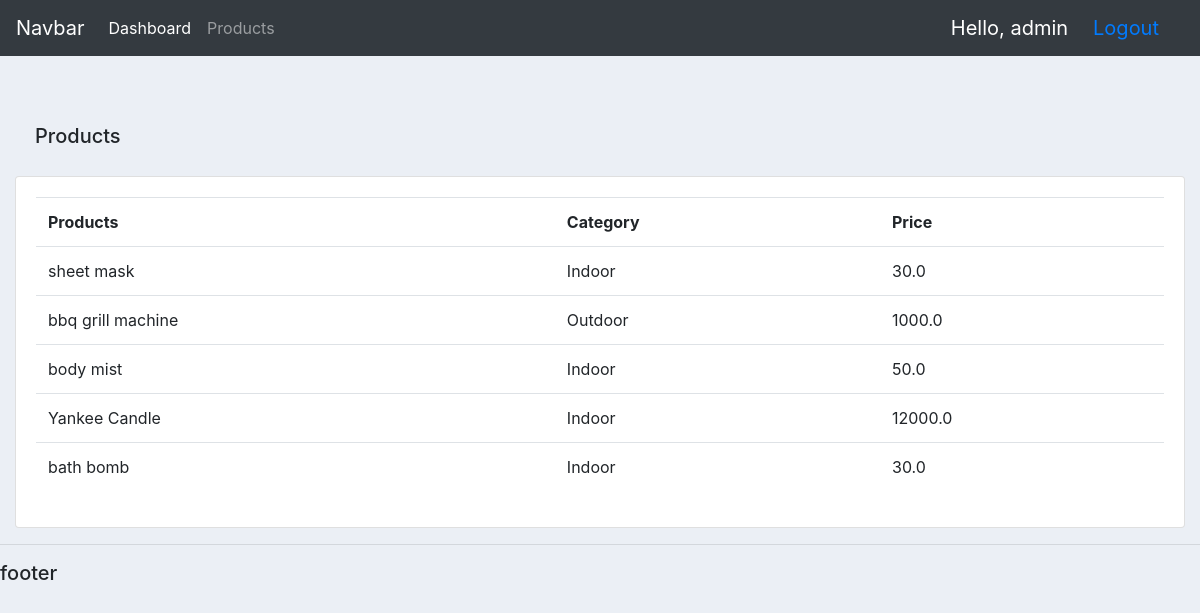
Screenshot of /products/ (signed in) with the database file from the repository.
### cus_manage_app/models.py (models this page shows, shortened)
class Product(models.Model):
    CATEGORY = (
        ('Indoor', 'Indoor'),
        ('Outdoor', 'Outdoor')
    )
    name = models.CharField(max_length=200, null=True)
    price = models.FloatField(max_length=20, null=True)
    category = models.CharField(max_length=200, null=True, choices=CATEGORY)
    description = models.CharField(max_length=200, null=True, blank=True)
    date_created = models.DateTimeField(auto_now_add=True, null=True)
    tag = models.ManyToManyField(Tag)

### cus_manage_app/decorators.py (the view)
        def wrapper_func(request, *args, **kwargs):
            group = None
            if request.user.groups.exists():
                group = request.user.groups.all()[0].name
            if group in allowed_roles:
                return view_function(request, *args, **kwargs)
            else:
                return HttpResponse('You are not authorised to view this page')

### cus_manage_app/views.py (called while the page is built)
@login_required(login_url='login')
@allowed_users(allowed_roles=['admin'])
def products(request):
    products = Product.objects.all()
    return render(request, 'products.html', {'products': products})

### cus_manage_app/templates/products.html
{% extends 'base.html' %}
{% block content %}
<div class="row">
    <div class="col-md">
        <div class="card-body">
            <h5>Products</h5>
        </div>
        <div class="card card-body">
            <table class="table">
                <tr>
                    <th>Products</th>
                    <th>Category</th>
                    <th>Price</th>
                </tr>
                {% for i in products %}
                    <tr>
                        <td>{{i.name}}</td>
                        <td>{{i.category}}</td>
                        <td>{{i.price}}</td>
                    </tr>
                {% endfor %}
            </table>
        </div>
    </div>
</div>
{% endblock %}

### cus_manage_app/templates/navbar.html (shortened to what this page needs)
{% load static %}
<nav class="navbar navbar-expand-lg navbar-dark bg-dark">
    <a class="navbar-brand" href="#">Navbar</a>
    <div class="collapse navbar-collapse" id="navbarNav">
      <ul class="navbar-nav">
        {% if request.user.is_staff %}
        <li class="nav-item active">
          <a class="nav-link" href="{% url 'home' %}">Dashboard <span class="sr-only">(current)</span></a>
        </li>
        <li class="nav-item">
          <a class="nav-link" href="{% url 'products' %}">Products</a>
        </li>
        {% else %}
        <li class="nav-item">
          <a class="nav-link" href="{% url 'user-profile' %}">Settings</a>
        </li>
        {% endif %}
      </ul>
    </div>
    <span class="dashboard-username">Hello, {{request.user}} </span>
    <br>
    <span class="dashboard-username"><a href="{% url 'logout' %}">Logout</a></span>
  </nav>

### static/css/main.css (style rules this page uses)
body { background-color: #ebeff5; }

### cus_manage_app/templates/navbar.html (style rules this page uses)
.dashboard-username { color: white; margin-right: 25px; font-size: 20px; }

### rows the page displays
Product: name "sheet mask", category "Indoor", price "30.0"
Product: name "bbq grill machine", category "Outdoor", price "1000.0"
Product: name "body mist", category "Indoor", price "50.0"
Product: name "Yankee Candle", category "Indoor", price "12000.0"
Product: name "bath bomb", category "Indoor", price "30.0"

### other values shown
{{ request.user }} "admin"
